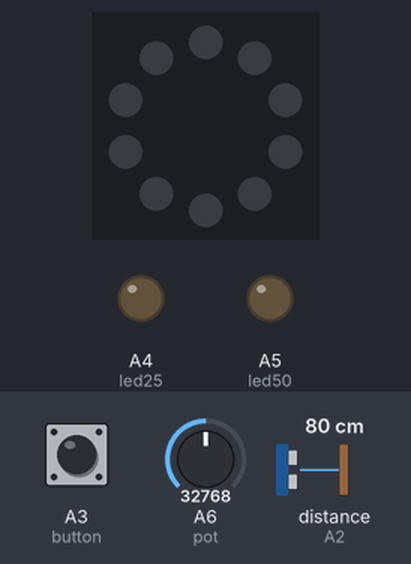
Bench run of a program on a simulated Circuit Playground running CircuitPython. On the bench: the board's ring of 10 RGB LEDs (number 0 left of the top, counting anticlockwise), output pins drawn as LEDs (lit = HIGH). The test bench sets the inputs (shaded band); at power-on: A3 (button) LOW, A6 (pot) = 32768, distance to the obstacle (sensor on A2) 80 cm (analog values on the 0–65535 scale). The echo pulse lasts 58.3 µs per cm; dim RGB values are drawn brighter than linear.

Above: at 1.2 s.
1.3 s: A3 (button) pulsed HIGH 5 times (0.12 s each, 0.3 s apart)
At 1.77 s:
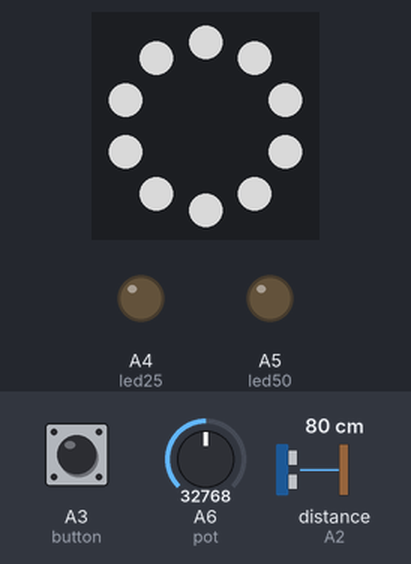
At 2.41 s:
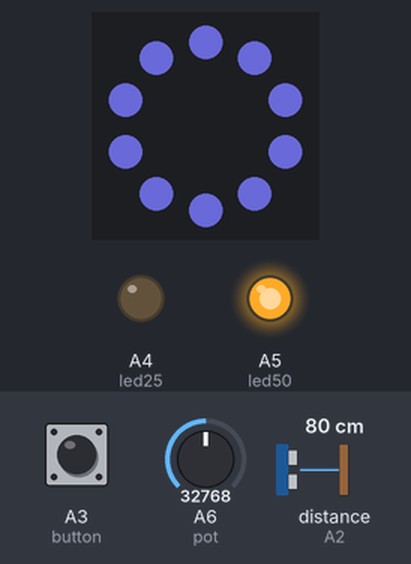
Timing chart, 0 to 4.3 s (numbered marks = the images above; inputs shaded):
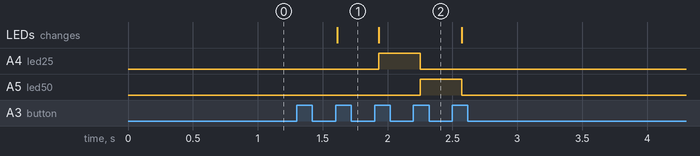

The program:

BenchTest_r6.py
```python
"""Bench testing for PCHR 25/50 Lamp project"""

# import modules
import board
import time
import adafruit_hcsr04
import analogio
import simpleio
from digitalio import DigitalInOut, Direction, Pull
from adafruit_circuitplayground import cp

# declare objects and variables

# STEMMA button
button = DigitalInOut(board.A3)
button.direction = Direction.INPUT
button.pull = Pull.DOWN
buttonPrev = True
buttonTime = 0

# indicator LEDs for Pomodoros
led25 = DigitalInOut(board.A4)
led25.direction = Direction.OUTPUT
led50 = DigitalInOut(board.A5)
led50.direction = Direction.OUTPUT

# ultrasonic sensor
sonar = adafruit_hcsr04.HCSR04(trigger_pin=board.A1, echo_pin=board.A2)

# potentiometer
pot = analogio.AnalogIn(board.A6)

# declare the lamp modes
lightMode = 0
LAMP_OFF = 0
LAMP_ON = 1
POMO_25 = 2
POMO_50 = 3
POMO_EXP = 4
POMO_BREAK = 5

# measure the distance of the user when starting a Pomodoro interval
userDist = 0
# the distance above the userDist for sensing user departure
userDistThresh = 6

# the color values
WHITE = (255, 255, 255)
BLUE = (125, 125, 255)
RED = (255, 125, 125)

# brightness variable for controlling
pixelBrightness = 0.2

# flashing the neopixels on Pomodoro interval end
flashInterval = 0.3

# loop forever
while True:

    # convert sonar.distance to inches
    distInches = sonar.distance * 0.3937

    # convert pot.value to voltage
    potVoltage = (pot.value * 3.3) / 65536

    # preventing button press from registering during flash or break
    if lightMode != POMO_EXP and lightMode != POMO_BREAK:
        # check for button press
        if button.value != buttonPrev:
            buttonPrev = button.value
            if button.value is False:
                buttonTime = time.monotonic()
            else:
                # button hold returns to LAMP_OFF
                if time.monotonic() >= buttonTime + 1:
                    lightMode = LAMP_OFF
                else:
                    lightMode += 1
                    timeNow = time.monotonic()
                    if lightMode > 3:
                        lightMode = 0

    if lightMode == LAMP_OFF:
        color = 0
        led25.value = False
        led50.value = False

    elif lightMode == LAMP_ON:
        color = WHITE
        led25.value = False
        led50.value = False

    elif lightMode == POMO_25:
        pomoInt = 5
        pomoBreak = 2.5
        led25.value = True
        led50.value = False
        color = BLUE
        if time.monotonic() >= timeNow + pomoInt:
            flashTime = time.monotonic() + flashInterval
            userDist = distInches
            lightMode = POMO_EXP

    elif lightMode == POMO_50:
        pomoInt = 10
        pomoBreak = 5
        led25.value = False
        led50.value = True
        color = BLUE
        if time.monotonic() >= timeNow + pomoInt:
            flashTime = time.monotonic() + flashInterval
            userDist = distInches
            lightMode = POMO_EXP

    elif lightMode == POMO_EXP:
        if time.monotonic() >= flashTime:
            if color == 0:
                color = BLUE
            elif color == BLUE:
                color = 0
            flashTime += flashInterval
        elif distInches >= userDist + userDistThresh:
            timeNow = time.monotonic()
            lightMode = POMO_BREAK

    elif lightMode == POMO_BREAK:
        color = RED
        if time.monotonic() >= timeNow + pomoBreak:
            lightMode = LAMP_ON

    # map the input of potVoltage to pixelBrightness
    pixelBrightness = simpleio.map_range(potVoltage, 0, 3.3, 0.1, 1)

    cp.pixels.fill(color)
    cp.pixels.show()
    cp.pixels.brightness = pixelBrightness
    time.sleep(0.1)
```

Measured:
- after the input at 1.3 s, A4 (led25): LOW → HIGH after 0.63 s, → LOW 0.32 s later; A5 (led50): LOW → HIGH after 0.95 s, → LOW 0.32 s later; the LEDs: change after 0.31 s (image 1)
